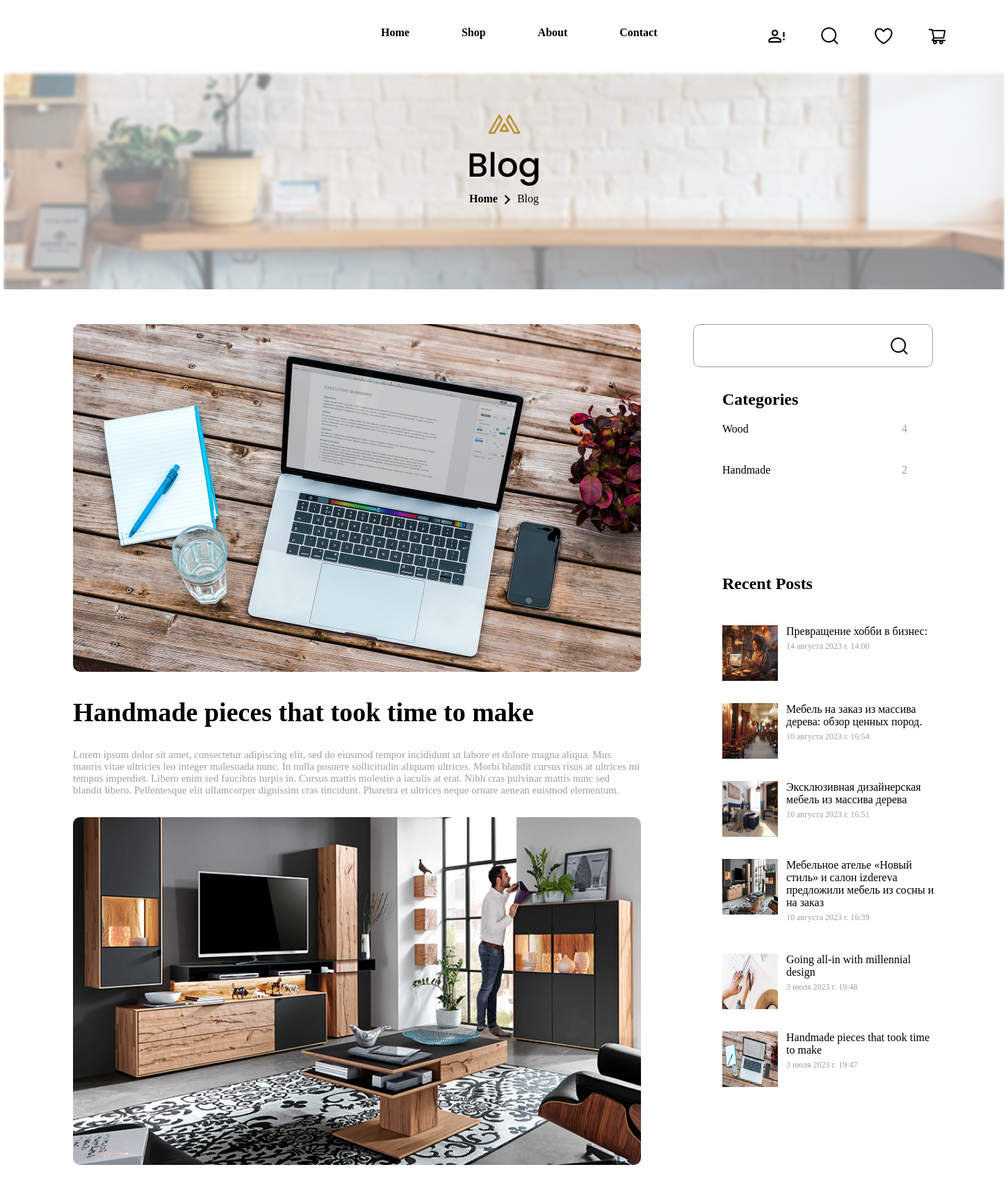
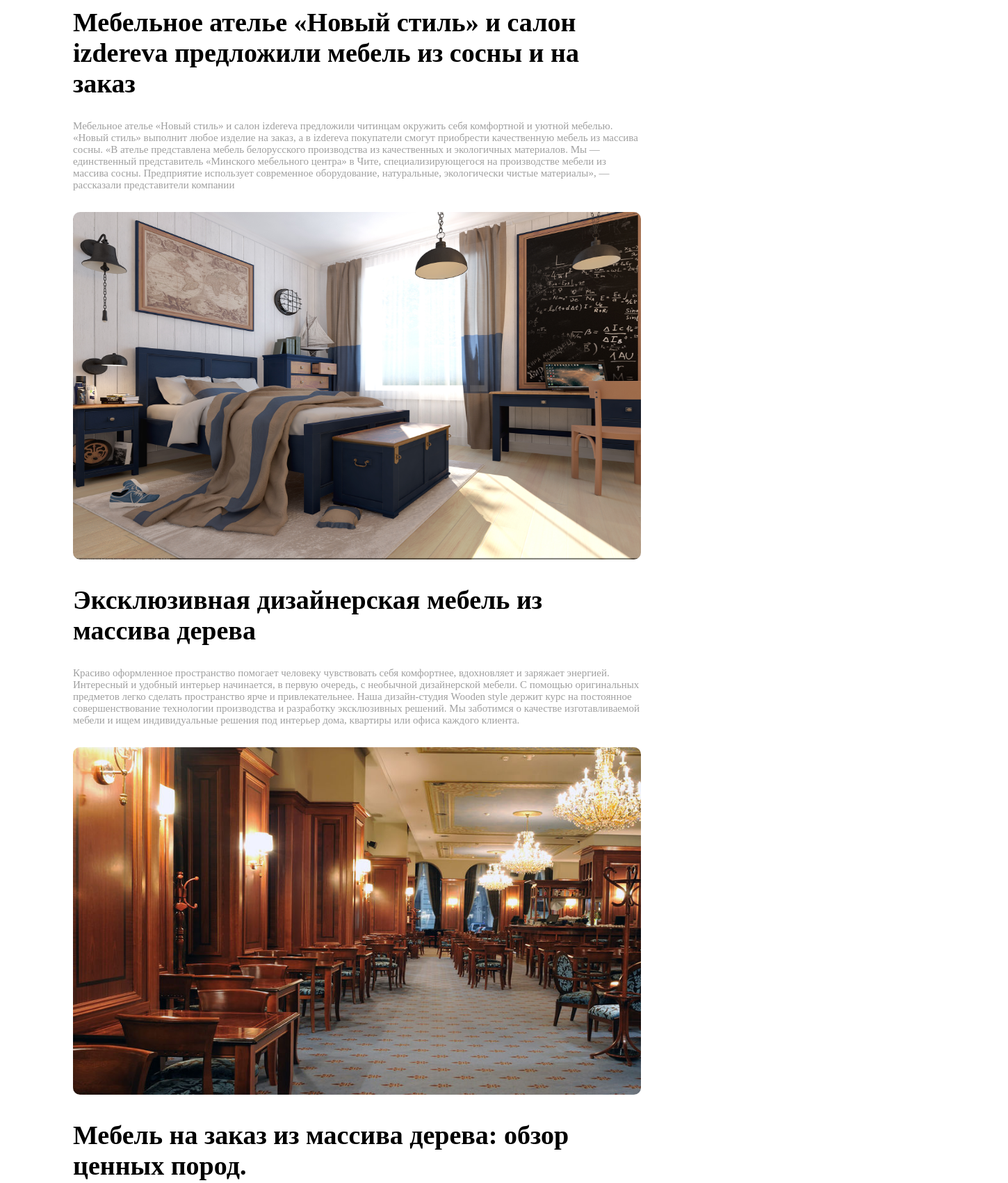
Screenshot of /blog/cat/1/ (upper part) with the database file from the repository (2 pictures, top to bottom).
### blog/models.py (models this page shows, shortened)
class BlogArticles(models.Model):
    articles_name = models.CharField(max_length=100)
    articles_text = models.TextField()
    articles_author = models.CharField(max_length=100)
    pub_date = models.DateTimeField('date published')
    product_category = models.ForeignKey(CategoryArticles, on_delete=models.SET_NULL, null=True, blank=True)
    upload = models.ImageField(upload_to='uploads/', null=True, blank=True)
    class Meta:
        verbose_name = 'Статья'
        verbose_name_plural = 'Статьи'

class CategoryArticles(models.Model):
    category_name = models.CharField(max_length=255)
    def __str__(self):
        return self.category_name
    class Meta:
        verbose_name = 'Категория'
        verbose_name_plural = 'Категории'

### blog/views.py (the view)
# urls.py: path('', views.index, name='index'),
def index(request, key_id=None):
    dict_cat = {}
    categories = CategoryArticles.objects.all()
    articles = BlogArticles.objects.all()
    recents_post = BlogArticles.objects.order_by('pub_date')[::-1]
    for item in categories:
        dict_cat[item] = BlogArticles.objects.filter(product_category=item).count()
    if key_id:
        categories = CategoryArticles.objects.get(pk=key_id)
        articles = BlogArticles.objects.filter(product_category=categories)
    else:
        print('No articles are available.')
    context = {'articles': articles, 'categories': categories,
               'recents_post': recents_post, 'dict_cat': dict_cat}
    return render(request, 'index.html', context)

### blog/templates/index.html (shortened to what this page needs)
<!DOCTYPE html>
<html lang="en">
<head>
    {% load static %}
    <link rel="stylesheet" href="{% static 'blog/css/shop.css' %}">
</head>
<body>
        <header>
            <div class="first_line">
                <div class="menu">
                    <b class="home">Home</b>
                    <b>Shop</b>
                    <b>About</b>
                    <b>Contact</b>
                </div>
                <div class="sections">
                    <img src="{% static 'blog/img/account.png' %}" class="account">
                    <img src="{% static 'blog/img/search.png' %}">
                    <img src="{% static 'blog/img/heart.png' %}">
                    <img src="{% static 'blog/img/shopping.png' %}">
                </div>
            </div>
            <div class="imgline">
                <div class="bloggroup">
                    <img src="{% static 'blog/img/bloggroup.png' %}">
                    <div class="homeblog">
                        <b>Home</b>
                        <img src="{% static 'blog/img/arrowblog.png' %}">
                        <span>Blog</span>
                    </div>
                </div>
            </div>
        </header>
        <section>
            <div class="left_side">
            {% if articles %}
                <div>
                {% for article in articles %}
                    <img src="/media/{{article.upload}}">
                    <h1><a href="/blog/{{ article.id }}/">{{ article.articles_name }}</a></h1>
                    <p>{{ article.articles_text}}<a href="/blog/{{ article.id }}/"></a></p>
                {% endfor %}
            {% else %}
                <p>No articles are available.</p>
            {% endif %}
                </div>
            </div>
            <div class="right_side">
                <div>
                    <div class="search">
                        <form action="" method="post" class="" >
                          <input type="text" placeholder=" " name="search">
                          <button type="submit"><img src="{% static 'blog/img/search.png' %}"></button>
                        </form>
                    </div>
                    <div class="categories">
                        <h1>Categories</h1>
                        <div class="categories_menu">
                            {% for key, value in dict_cat.items %}
                            <div class="key">
                                <a href="/blog/cat/{{ key.id }}">{{key}}</a>
                                <p>{{value}}</p>
                            </div>
                            {% endfor %}
                    </div>
                </div>
                <div class="recent_post categories">
                    <h1>Recent Posts</h1>
                        {% if recents_post %}
                        {% for post in recents_post %}
                        <div class="recent_menu">
                            <img src="/media/{{post.upload}}">
                        <div class="recent_menu_text">
                            <a href="/blog/{{ post.id }}/">{{post.articles_name}}</a>
                            <p>{{post.pub_date}}</p>
                        </div>
                        </div>
                        {% endfor %}
                            {% else %}
                                <p>No category are available.</p>
                            {% endif %}
                    </div>
                </div>
            </div>
        </section>
</body>
</html>

### blog/static/blog/css/shop.css (style rules this page uses)
body { font-family: Poppins, serif; width: 1440px; margin: 0 auto; }
.first_line { display: flex; }
.menu { display: flex; padding: 38px; font-size: 16px; }
div.menu b { margin: 0; padding-left: 75px; height: 24px; }
div b.home { padding-left: 505px; }
.sections { padding-top: 38px; }
.sections img { padding-left: 45px; }
div img.account { padding-left: 120px; }
.imgline { height: 316px; background: url("../img/blogfont.png"); }
.bloggroup { height: 316px; text-align: center; padding-top: 40px; }
.homeblog img { width: 20px; height: 20px; vertical-align: middle; }
section { display: flex; padding-top: 50px; }
.left_side { display: flex; flex-direction: column; padding-left: 100px; width: 817px; }
.left_side img { border-radius: 10px; width: 817px; height: 500px; }
.left_side a { text-decoration: none; color: black; }
.left_side p { margin-bottom: 30px; color: #9F9F9F; font-size: 15px; }
.left_side h1 { font-size: 38px; }
.left_side div { padding-bottom: 54px; }
.right_side { width: 393px; padding-left: 30px; }
.search { text-align: center; padding-left: 41px; }
div.search input { border-radius: 10px; border: 1px solid #9F9F9F; background: white; width: 311px; height: 58px; font-size: 16px; }
input[type="text"] { padding-left: 30px; }
div.search button { position: relative; background: white; border: none; left: 125px; bottom: 45px; }
.categories { padding-left: 87px; }
.categories h1 { margin-top: 0; font-size: 24px; }
.categories_menu { padding-right: 40px; color: #9F9F9F; font-size: 16px; }
.categories_menu div { display: flex; justify-content: space-between; }
.key { padding-bottom: 41px; }
.key p { margin: 0; }
.key a { text-decoration: none; color: black; }
.recent_post { padding-top: 100px; }
.recent_menu { display: flex; padding-top: 26px; padding-bottom: 6px; }
.recent_menu img { width: 80px; height: 80px; }
.recent_menu div { padding-left: 12px; }
.recent_menu_text { display: block; }
.recent_menu_text a { text-decoration: none; color: black; width: 160px; }
.recent_menu p { font-size: 12px; margin-top: 5px; color: #9F9F9F; }

### rows the page displays
BlogArticles: upload (picture), articles_name "Handmade pieces that took time to make", articles_text "Lorem ipsum dolor sit amet, consectetur adipiscing elit, sed do eiusmod tempor incididunt ut labore et dolore magna aliqua. Mus mauris vitae ultricies leo integer malesuada nunc. In nulla posuere sollicitudin aliquam ultrices. Morbi blandit cursus risus at ultrices mi tempus imperdiet. Libero enim sed faucibus turpis in. Cursus mattis molestie a iaculis at erat. Nibh cras pulvinar mattis nunc sed blandit libero. Pellentesque elit ullamcorper dignissim cras tincidunt. Pharetra et ultrices neque ornare aenean euismod elementum.", pub_date "3 июля 2023 г. 19:47"
BlogArticles: upload (picture), articles_name "Мебельное ателье «Новый стиль» и салон izdereva предложили мебель из сосны и на заказ", articles_text "Мебельное ателье «Новый стиль» и салон izdereva предложили читинцам окружить себя комфортной и уютной мебелью. «Новый стиль» выполнит любое изделие на заказ, а в izdereva покупатели смогут приобрести качественную мебель из массива сосны. «В ателье представлена мебель белорусского производства из качественных и экологичных материалов. Мы — единственный представитель «Минского мебельного центра» в Чите, специализирующегося на производстве мебели из массива сосны. Предприятие использует современное оборудование, натуральные, экологически чистые материалы», — рассказали представители компании", pub_date "10 августа 2023 г. 16:39"
BlogArticles: upload (picture), articles_name "Эксклюзивная дизайнерская мебель из массива дерева", articles_text "Красиво оформленное пространство помогает человеку чувствовать себя комфортнее, вдохновляет и заряжает энергией. Интересный и удобный интерьер начинается, в первую очередь, с необычной дизайнерской мебели. С помощью оригинальных предметов легко сделать пространство ярче и привлекательнее. Наша дизайн-студия Wooden style держит курс на постоянное совершенствование технологии производства и разработку эксклюзивных решений. Мы заботимся о качестве изготавливаемой мебели и ищем индивидуальные решения под интерьер дома, квартиры или офиса каждого клиента.", pub_date "10 августа 2023 г. 16:51"
BlogArticles: upload (picture), articles_name "Мебель на заказ из массива дерева: обзор ценных пород.", pub_date "10 августа 2023 г. 16:54"
CategoryArticles: category_name "Wood", value "4"
CategoryArticles: category_name "Handmade", id "2"
BlogArticles: upload (picture), articles_name "Превращение хобби в бизнес:", pub_date "14 августа 2023 г. 14:00"
BlogArticles: upload (picture), articles_name "Going all-in with millennial design", pub_date "3 июля 2023 г. 19:48"
